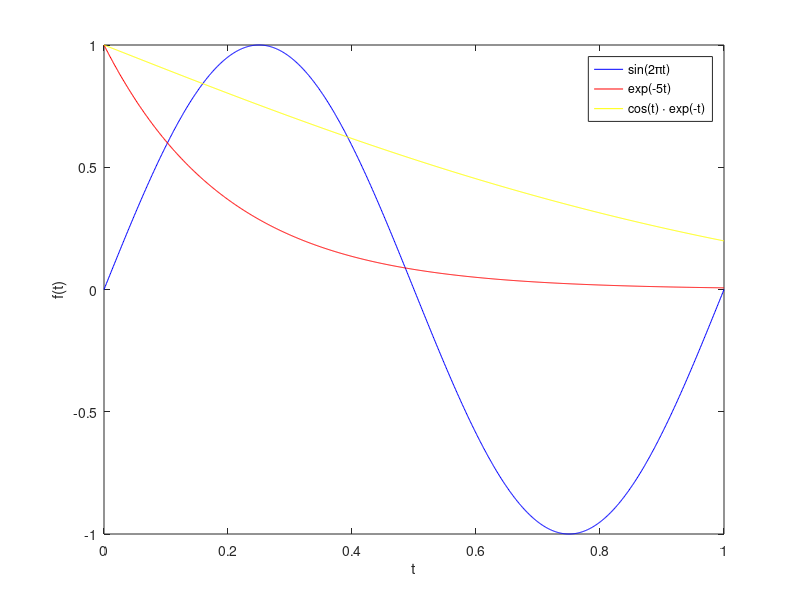

Write the MATLAB code that produced this figure.
%% MATLAB Primer Problem 1
t = [0:1000]/1000 %% 1000 element array from 0 to 1
f = sin(2*pi*t)
plot(t, f, 'blue');
hold on
plot(t,exp(-5*t),'red');
plot(t,(cos(t).*exp(-t)),'yellow')
xlabel('t')
ylabel('f(t)')
legend('sin(2\pit)', 'exp(-5t)', 'cos(t) \cdot exp(-t)')
hold off
